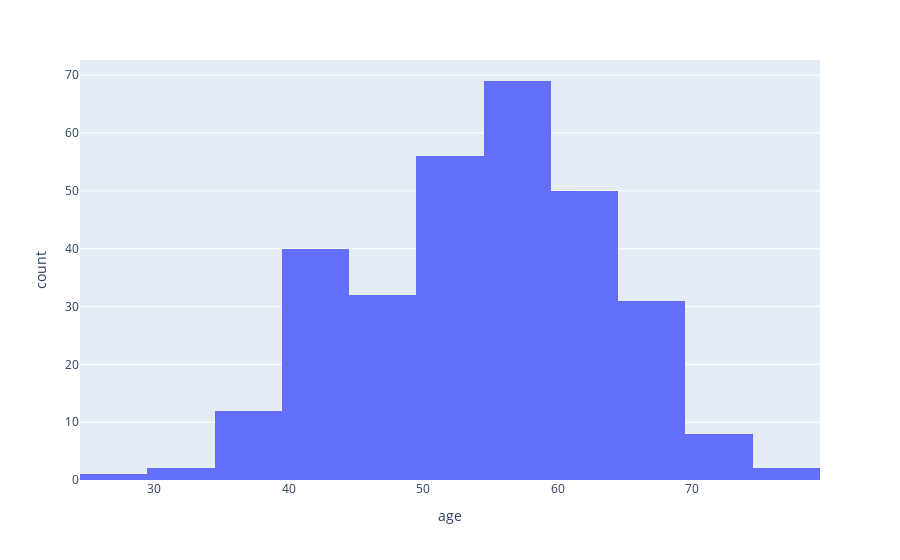

Notebook code for this chart:
### Code cell
fig.show()

### Figure 1 — Plotly figure (JSON) as saved in the notebook; plotly's stock layout.template omitted (floating-point values rounded to 4 significant figures; data arrays with more than 128 entries replaced by an {"elided": "..."} marker saying what was removed)
{"data": [{"alignmentgroup": "True", "bingroup": "x", "hovertemplate": "age=%{x}<br>count=%{y}<extra></extra>", "legendgroup": "", "marker": {"color": "#636efa", "pattern": {"shape": ""}}, "name": "", "nbinsx": 15, "offsetgroup": "", "orientation": "v", "showlegend": false, "type": "histogram", "x": {"elided": "303 int values"}, "xaxis": "x", "yaxis": "y"}], "layout": {"autosize": true, "barmode": "relative", "legend": {"tracegroupgap": 0}, "margin": {"t": 60}, "xaxis": {"anchor": "y", "autorange": true, "domain": [0, 1], "range": [24.5, 79.5], "title": {"text": "age"}, "type": "linear"}, "yaxis": {"anchor": "x", "autorange": true, "domain": [0, 1], "range": [0, 72.63], "title": {"text": "count"}}}}
